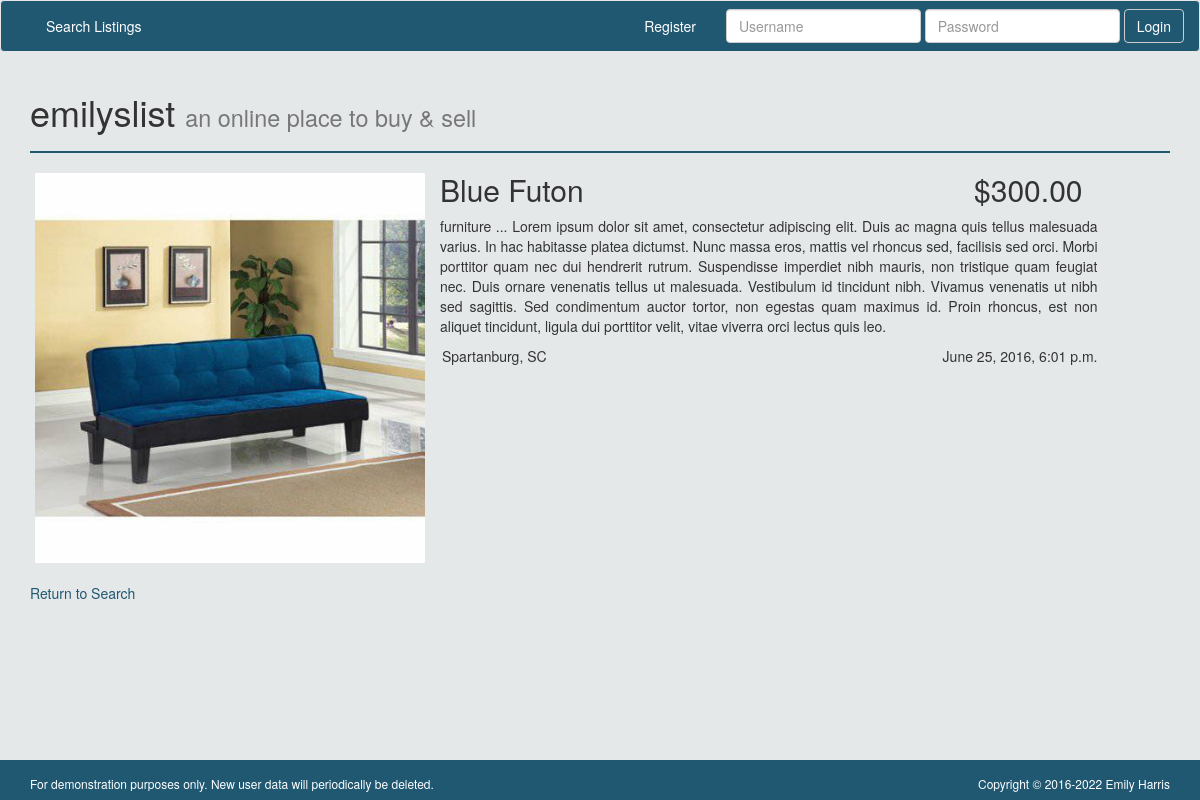
The app's page /listing/7/ with its own data.
### classifieds/models.py (models this page shows)
class Listing(models.Model):
    user = models.ForeignKey('auth.User', on_delete=models.PROTECT)
    title = models.CharField(max_length=50)
    price = models.DecimalField(decimal_places=2, max_digits=15)
    location = models.ForeignKey(Region, on_delete=models.PROTECT)
    created = models.DateTimeField(auto_now_add=True)
    body = models.TextField()
    photo = models.ImageField(upload_to="item_photos", null=True, blank=True)
    category=models.ForeignKey(Category, on_delete=models.PROTECT)
    @property
    def photo_url(self):
        if self.photo:
            return self.photo.url
        return "http://www.clker.com/cliparts/f/Z/G/4/h/Q/no-image-available-md.png"

class Region(models.Model):
    location = models.CharField(max_length=50)
    def __str__(self):
        return self.location

### classifieds/views.py (the view)
# urls.py: url(r'^listing/(?P<pk>\d+)/$', ListingDetailView.as_view(), name='listing_detail_view'),
class ListingDetailView(DetailView):
    model = Listing
    template_name = 'classifieds/listing_detail.html'
    def get_queryset(self, **kwargs):
        listing_id = self.kwargs.get('pk')
        return Listing.objects.filter(id=listing_id)

### templates/classifieds/listing_detail.html (shortened to what this page needs)
{% extends "base.html" %}
{% block content %}
<div class="row">
  <div class="col-sm-5 detail-image">
    <img class='detail-image' src="{{object.photo_url}}" alt="" />
  </div>
  <div class="col-sm-7">
    <div class="row">
      <div class="col-sm-9">
        <h2 class='detail-title'>{{object.title}}</h2>
      </div>
      <div class="col-sm-3">
        <h2 class='detail-price'>${{object.price}}</h2>
      </div>
    </div>
    <div class="row">
      <p class='detail-title'>{{object.body}}</p>
    </div>
    <div class="row">
      <div class="col-sm-6">
        <p class='detail-location'>{{object.location}}</p>
      </div>
      <p class='detail-created'>{{object.created}}</p>
    </div>
  </div>
</div>
<div class="">
  <br>
  <a href="javascript:history.go(-1)">Return to Search</a>
</div>
{% endblock %}

### classifieds/static/classifieds/css/main.css (style rules this page uses)
html, body { height: 100%; }
body { background-color: #e5e8e9 }
a { color: #205872; }
.detail-title { margin-top: 0px; margin-left: 10px; }
p.detail-title { margin-top: 0px; margin-left: 25px; text-align: justify; }
.detail-price { margin-top: 0px; text-align: right; }
p.detail-location { margin-left: 12px; }
p.detail-created { text-align: right; }
.detail-image { width: 400px; padding-left: 10px; padding-right: 0px; text-align: right; }

### records on screen
Listing: photo_url (picture), title "Blue Futon", price "300.00", body "furniture ... Lorem ipsum dolor sit amet, consectetur adipiscing elit. Duis ac magna quis tellus malesuada varius. In hac habitasse platea dictumst. Nunc massa eros, mattis vel rhoncus sed, facilisis sed orci. Morbi porttitor quam nec dui hendrerit rutrum. Suspendisse imperdiet nibh mauris, non tristique quam feugiat nec. Duis ornare venenatis tellus ut malesuada. Vestibulum id tincidunt nibh. Vivamus venenatis ut nibh sed sagittis. Sed condimentum auctor tortor, non egestas quam maximus id. Proin rhoncus, est non aliquet tincidunt, ligula dui porttitor velit, vitae viverra orci lectus quis leo.", location "Spartanburg, SC", created "June 25, 2016, 6:01 p.m."
